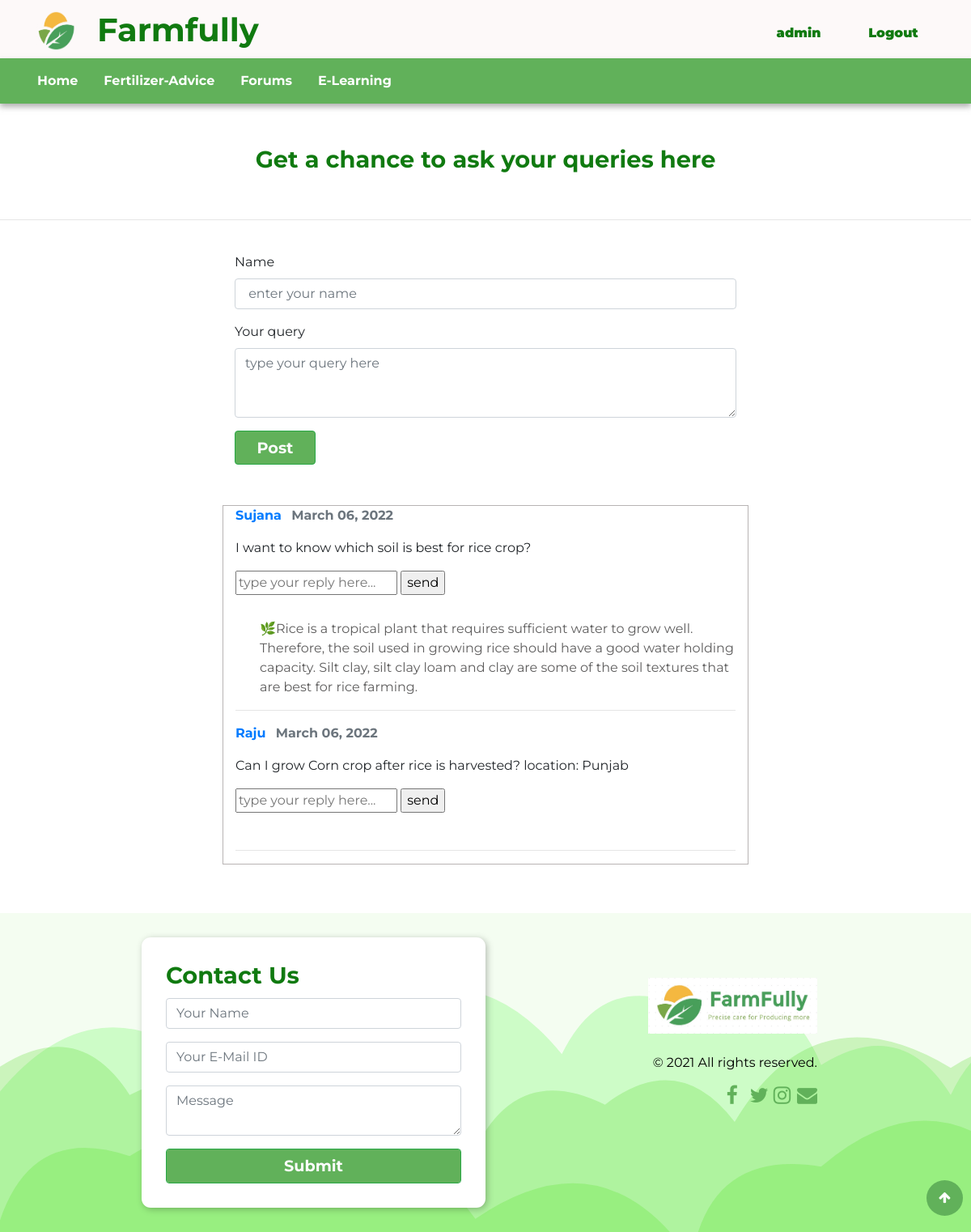
/forums/ (signed in), run on the app's committed database.
### interface/models.py (models this page shows)
class Forum_query(models.Model):
    username=models.CharField(max_length=50)
    query=models.TextField()
    date_posted=models.DateTimeField(default=timezone.now)
    query_id=models.TextField(default="0000000000")

class Reply(models.Model):
    reply=models.TextField()
    reply_id=models.TextField(default="0000000000")

### interface/views.py (the view, shortened to what this page needs)
# urls.py: path('forums/', views.forums,name='Forums'),
@login_required(login_url= 'login')
def forums(request):
    context={
        'queries' : Forum_query.objects.all() ,   #accessing all the queries from the database
        'replies':Reply.objects.all(),
        'title':'Forums'
    }
    return render(request, 'forum.html', context)

### interface/templates/forum.html (shortened to what this page needs)
{% extends 'layout.html' %}
{% load static %}
{% block body %}
<section>
	<h2 class="forum-head">Get a chance to ask your queries here</h2>
	<hr>
	<div class="container forum_body" style="margin-top: 40px;align-items: center;">
		<form action="" method="POST">
			<div class="form-group">
				<label for="name">Name</label>
				<input type="text" class="form-control" id="username" name="username" placeholder=" enter your name" required>
			</div>
			<div class="form-group">
				<label for="query">Your query</label>
				<textarea class="form-control" id="query" name="query" rows="3"
					placeholder="type your query here" required></textarea>
			</div>
			<button type="submit" class="btn btn-success">Post</button>
		</form>
	</div>
	<div class="container forum_body" style="margin-top: 50px;align-items: center;border: 1px solid rgb(184, 180, 180);">
		{% for q in queries %}
				<p><b><a class="mr-2" href="#">{{ q.username }}</a></b> <strong class="text-muted">{{ q.date_posted|date:"F d, Y" }}</strong> </p>
				<p>{{ q.query }}</p>
				<form action="" method="POST">
					<input type="text" name="reply" placeholder="type your reply here..." required>
					<input type="submit" value="send">
				</form>
				{% for r in replies %}
					{% if r.reply_id ==  q.query_id  %}
						<p class="reply_content">&#127807;{{ r.reply }}</p>
					{% endif %}
				{% endfor %}
				<hr>
		{% endfor %}
	</div>
</section>
</html>
{% endblock %}

### interface/templates/layout.html (shortened to what this page needs)
{% load static %}
<!DOCTYPE html>
<html lang="en">
<head>
    <link rel="stylesheet" href="https://stackpath.bootstrapcdn.com/bootstrap/4.3.1/css/bootstrap.min.css"
>
    <link rel="stylesheet" href="https://cdn.jsdelivr.net/npm/bootstrap@4.5.3/dist/css/bootstrap.min.css"
>
    <link href="https://maxcdn.bootstrapcdn.com/font-awesome/4.7.0/css/font-awesome.min.css" rel="stylesheet"
        type="text/css">
<body>
    <button onclick="topFunction()" id="myBtn" title="Go to top"><span class="fa fa-arrow-up"></span></button>
    <nav class="navbar  navbar-expand-lg container-fluid navbar-dark bg-dark fixed-top " id="navbar">
        <div class="container ">
            <a class="navbar-brand" href="{% url 'Farmfully-home' %}">
                <img src="{% static 'images/logo.png' %}" class="logo" alt="logo" align=left>
                <h1 class="logo-head" id="heading">Farmfully</h1>
            </a>
            {% if user.is_authenticated %}
            <ul class="navbar-nav nn ml-auto">
                <li class="nav-item active">
                    <a class="nav-link">
                        <button class="logged-nav" id="login" style=" pointer-events: none;">{{ user.username }}</button>
                    </a>
                </li>
                <li class="nav-item active">
                    <a class="nav-link" href="{% url 'logout' %}">
                             <button class="logged-nav" id="login" >Logout</button>
                    </a>
                </li>
            </ul>
            {% endif %}
        </div>
    </nav>
    <nav class="navbar navbar-expand-lg container-fluid navbar-dark bg-dark fixed-top nd" id="navbar2">
        <div class="container">
            <div class="collapse navbar-collapse " id="navbarResponsive">
                <ul class=" links navbar-nav mr-auto">
                    <li class="nav-item active">
                        <a class="nav-link" href="{% url 'Farmfully-home' %}">Home
                        </a>
                    </li>
                    <li>
                        <a class="nav-link" href="{% url 'Fertilizer' %}">Fertilizer-Advice
                        </a>
                    </li>
                    <li>
                        <a class="nav-link" href="{% url 'Forums' %}">Forums
                        </a>
                    </li>
                    <li>
                        <a class="nav-link" href="{% url 'E-learning' %}">E-Learning
                        </a>
                    </li>
                </ul>
            </div>
        </div>
    </nav>
    {% block body %} {% endblock %}
    <footer>
        <div class=" foot-container " id="footer-contact">
            <div class="foot">
                <div class="row">
                    <div class=" col-lg-6 contact">
                        <h2 class="contact-text">Contact Us
                        </h2><br>
                        <form action="..#footer-contact" method="post">
                            <div class="form-group">
                                <input class="form-control" id="name" type="text" name="name" placeholder="Your Name"
                                    required style="margin-top: 10px;">
                            </div>
                            <div class="form-group">
                                <input class="form-control" id="email" type="email" name="email"
                                    placeholder="Your E-Mail ID" required>
                            </div>
                            <div class="form-group">
                                <textarea class="form-control" id="message" name="message" placeholder="Message"
                                    required></textarea>
                            </div>
                            <input class="btn btn-success form-control" type="submit" value="Submit" />
                        </form>
                    </div>
                    <div class="col-lg-6 cright text-lg-right text-sm-left">
                        <a href="{% url 'Farmfully-home' %}"><img src="{% static 'images/footer.jpeg' %}"
                                style="width:209px;height:69px;" class="footer-logo" alt="logo"></a>
                        <p><br>&copy; 2021 All rights reserved.</p>
                        <div class="social">
                            <i class="social-icon fa fa-facebook-f"></i>
                            <i class="social-icon fa fa-twitter"></i>
                            <i class="social-icon fa fa-instagram"></i>
                            <i class="social-icon fa fa-envelope -o" ></i>
                        </div>
                    </div>
                </div>
            </div>
        </div>
    </footer>
</body>
</html>

### interface/templates/forum.html (style rules this page uses)
.forum-head { color:rgb(16, 122, 16); font-weight: bolder; font-size: 1.8em; padding:180px 100px 40px 100px; text-align:center; }
.foot-container { margin:10%; margin-bottom: 0%; margin-top: 60px; }
.forum_body { width: 650px; }
.reply_content { color:rgb(94, 93, 93); padding-left: 30px; }

### data on the page
Forum_query: username "Sujana", date_posted "March 06, 2022", query "I want to know which soil is best for rice crop?"
Reply: reply "Rice is a tropical plant that requires sufficient water to grow well. Therefore, the soil used in growing rice should have a good water holding capacity. Silt clay, silt clay loam and clay are some of the soil textures that are best for rice farming."
Forum_query: username "Raju", date_posted "March 06, 2022", query "Can I grow Corn crop after rice is harvested? location: Punjab"

### other printed values
{{ user.username }} "admin"
